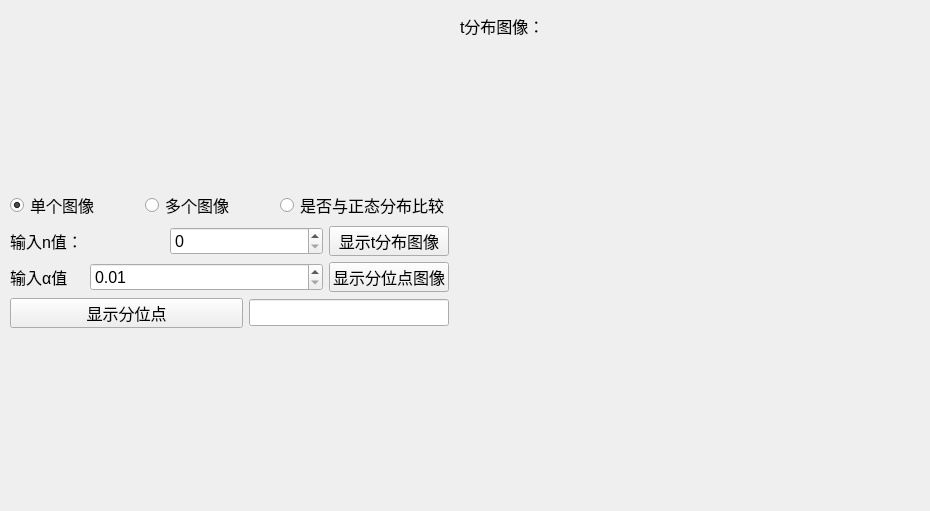
<?xml version="1.0" encoding="UTF-8"?>
<ui version="4.0">
 <class>Sd_t_Form</class>
 <widget class="QWidget" name="Sd_t_Form">
  <property name="geometry">
   <rect>
    <x>0</x>
    <y>0</y>
    <width>930</width>
    <height>511</height>
   </rect>
  </property>
  <property name="font">
   <font>
    <pointsize>12</pointsize>
   </font>
  </property>
  <property name="windowTitle">
   <string>t分布</string>
  </property>
  <widget class="QLabel" name="label_4">
   <property name="geometry">
    <rect>
     <x>460</x>
     <y>10</y>
     <width>131</width>
     <height>31</height>
    </rect>
   </property>
   <property name="text">
    <string>t分布图像：</string>
   </property>
  </widget>
  <widget class="Plot" name="widget" native="true">
   <property name="geometry">
    <rect>
     <x>460</x>
     <y>50</y>
     <width>431</width>
     <height>421</height>
    </rect>
   </property>
  </widget>
  <widget class="QWidget" name="layoutWidget">
   <property name="geometry">
    <rect>
     <x>10</x>
     <y>190</y>
     <width>439</width>
     <height>138</height>
    </rect>
   </property>
   <layout class="QVBoxLayout" name="verticalLayout">
    <item>
     <layout class="QHBoxLayout" name="horizontalLayout">
      <item>
       <widget class="QRadioButton" name="radioButton_one">
        <property name="text">
         <string>单个图像</string>
        </property>
        <property name="checked">
         <bool>true</bool>
        </property>
       </widget>
      </item>
      <item>
       <widget class="QRadioButton" name="radioButton_few">
        <property name="text">
         <string>多个图像</string>
        </property>
        <property name="autoExclusive">
         <bool>true</bool>
        </property>
       </widget>
      </item>
      <item>
       <widget class="QRadioButton" name="radioButton">
        <property name="text">
         <string>是否与正态分布比较</string>
        </property>
        <property name="autoExclusive">
         <bool>false</bool>
        </property>
       </widget>
      </item>
     </layout>
    </item>
    <item>
     <layout class="QGridLayout" name="gridLayout">
      <item row="0" column="0" colspan="2">
       <widget class="QLabel" name="label_2">
        <property name="text">
         <string>输入n值：</string>
        </property>
       </widget>
      </item>
      <item row="0" column="2" colspan="2">
       <widget class="QDoubleSpinBox" name="doubleSpinBox">
        <property name="decimals">
         <number>0</number>
        </property>
        <property name="minimum">
         <double>0.000000000000000</double>
        </property>
       </widget>
      </item>
      <item row="0" column="4">
       <widget class="QPushButton" name="pushButton">
        <property name="text">
         <string>显示t分布图像</string>
        </property>
       </widget>
      </item>
      <item row="1" column="0">
       <widget class="QLabel" name="label_3">
        <property name="text">
         <string>输入α值</string>
        </property>
       </widget>
      </item>
      <item row="1" column="1" colspan="3">
       <widget class="QDoubleSpinBox" name="doubleSpinBox_t_arfa">
        <property name="minimum">
         <double>0.010000000000000</double>
        </property>
        <property name="maximum">
         <double>0.990000000000000</double>
        </property>
        <property name="singleStep">
         <double>0.010000000000000</double>
        </property>
       </widget>
      </item>
      <item row="1" column="4">
       <widget class="QPushButton" name="pushButton_t_quantile_plot">
        <property name="text">
         <string>显示分位点图像</string>
        </property>
       </widget>
      </item>
      <item row="2" column="0" colspan="3">
       <widget class="QPushButton" name="pushButton_t_quantile">
        <property name="text">
         <string>显示分位点</string>
        </property>
       </widget>
      </item>
      <item row="2" column="3" colspan="2">
       <widget class="QLineEdit" name="lineEdit_t_quantile">
        <property name="readOnly">
         <bool>true</bool>
        </property>
       </widget>
      </item>
     </layout>
    </item>
   </layout>
  </widget>
 </widget>
 <customwidgets>
  <customwidget>
   <class>Plot</class>
   <extends>QWidget</extends>
   <header>Plot.h</header>
   <container>1</container>
  </customwidget>
 </customwidgets>
 <resources/>
 <connections/>
</ui>
